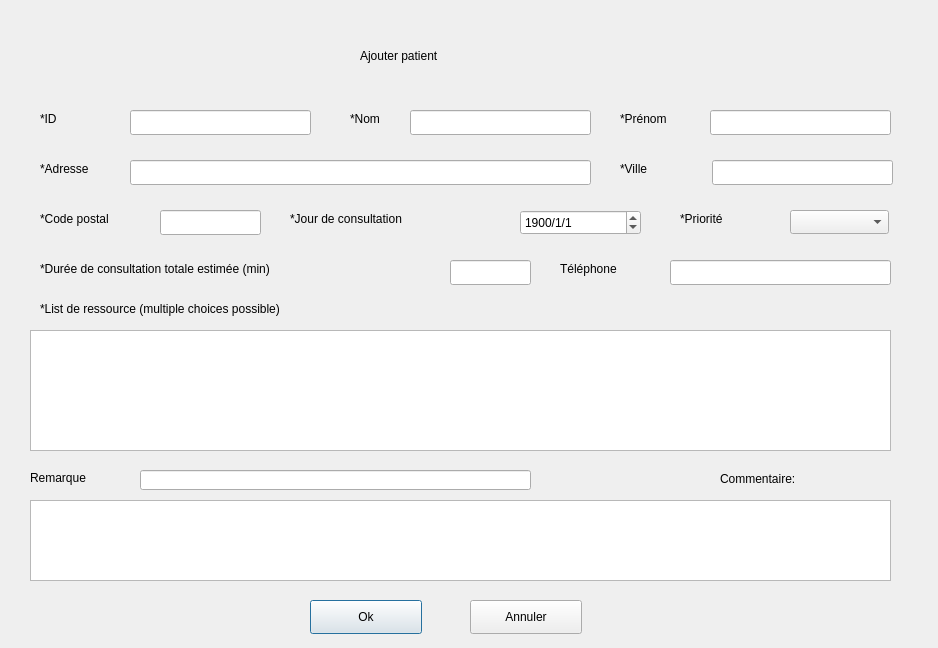
<?xml version="1.0" encoding="UTF-8"?>
<ui version="4.0">
 <class>AddPatientWindow</class>
 <widget class="QDialog" name="AddPatientWindow">
  <property name="geometry">
   <rect>
    <x>0</x>
    <y>0</y>
    <width>938</width>
    <height>648</height>
   </rect>
  </property>
  <property name="windowTitle">
   <string>Ajouter Patient</string>
  </property>
  <widget class="QTextEdit" name="commentaireEdit">
   <property name="geometry">
    <rect>
     <x>30</x>
     <y>500</y>
     <width>861</width>
     <height>81</height>
    </rect>
   </property>
  </widget>
  <widget class="QLineEdit" name="adresseEdit">
   <property name="geometry">
    <rect>
     <x>130</x>
     <y>160</y>
     <width>461</width>
     <height>25</height>
    </rect>
   </property>
  </widget>
  <widget class="QLineEdit" name="telephoneEdit">
   <property name="geometry">
    <rect>
     <x>670</x>
     <y>260</y>
     <width>221</width>
     <height>25</height>
    </rect>
   </property>
  </widget>
  <widget class="QLabel" name="label_11">
   <property name="geometry">
    <rect>
     <x>40</x>
     <y>300</y>
     <width>421</width>
     <height>18</height>
    </rect>
   </property>
   <property name="text">
    <string>*List de ressource (multiple choices possible)</string>
   </property>
  </widget>
  <widget class="QLabel" name="label_12">
   <property name="geometry">
    <rect>
     <x>720</x>
     <y>470</y>
     <width>121</width>
     <height>18</height>
    </rect>
   </property>
   <property name="text">
    <string>Commentaire:</string>
   </property>
  </widget>
  <widget class="QLabel" name="label_2">
   <property name="geometry">
    <rect>
     <x>350</x>
     <y>110</y>
     <width>81</width>
     <height>18</height>
    </rect>
   </property>
   <property name="text">
    <string>*Nom</string>
   </property>
  </widget>
  <widget class="QLineEdit" name="codepostalEdit">
   <property name="geometry">
    <rect>
     <x>160</x>
     <y>210</y>
     <width>101</width>
     <height>25</height>
    </rect>
   </property>
  </widget>
  <widget class="QLabel" name="label_5">
   <property name="geometry">
    <rect>
     <x>620</x>
     <y>160</y>
     <width>81</width>
     <height>18</height>
    </rect>
   </property>
   <property name="text">
    <string>*Ville</string>
   </property>
  </widget>
  <widget class="QLabel" name="label_3">
   <property name="geometry">
    <rect>
     <x>620</x>
     <y>110</y>
     <width>81</width>
     <height>18</height>
    </rect>
   </property>
   <property name="text">
    <string>*Prénom</string>
   </property>
  </widget>
  <widget class="QLabel" name="label_7">
   <property name="geometry">
    <rect>
     <x>290</x>
     <y>210</y>
     <width>191</width>
     <height>18</height>
    </rect>
   </property>
   <property name="text">
    <string>*Jour de consultation</string>
   </property>
  </widget>
  <widget class="QLabel" name="label_6">
   <property name="geometry">
    <rect>
     <x>40</x>
     <y>210</y>
     <width>111</width>
     <height>18</height>
    </rect>
   </property>
   <property name="text">
    <string>*Code postal</string>
   </property>
  </widget>
  <widget class="QLabel" name="label_8">
   <property name="geometry">
    <rect>
     <x>40</x>
     <y>260</y>
     <width>401</width>
     <height>18</height>
    </rect>
   </property>
   <property name="text">
    <string>*Durée de consultation totale estimée (min)</string>
   </property>
  </widget>
  <widget class="QLineEdit" name="nomEdit">
   <property name="geometry">
    <rect>
     <x>410</x>
     <y>110</y>
     <width>181</width>
     <height>25</height>
    </rect>
   </property>
  </widget>
  <widget class="QLabel" name="addPatientLabel">
   <property name="geometry">
    <rect>
     <x>360</x>
     <y>20</y>
     <width>341</width>
     <height>71</height>
    </rect>
   </property>
   <property name="text">
    <string>Ajouter patient</string>
   </property>
  </widget>
  <widget class="QLabel" name="label_10">
   <property name="geometry">
    <rect>
     <x>560</x>
     <y>260</y>
     <width>91</width>
     <height>18</height>
    </rect>
   </property>
   <property name="text">
    <string>Téléphone</string>
   </property>
  </widget>
  <widget class="QLineEdit" name="dureeEdit">
   <property name="geometry">
    <rect>
     <x>450</x>
     <y>260</y>
     <width>81</width>
     <height>25</height>
    </rect>
   </property>
  </widget>
  <widget class="QLabel" name="label_9">
   <property name="geometry">
    <rect>
     <x>680</x>
     <y>210</y>
     <width>81</width>
     <height>18</height>
    </rect>
   </property>
   <property name="text">
    <string>*Priorité</string>
   </property>
  </widget>
  <widget class="QLabel" name="label_4">
   <property name="geometry">
    <rect>
     <x>40</x>
     <y>160</y>
     <width>81</width>
     <height>18</height>
    </rect>
   </property>
   <property name="text">
    <string>*Adresse</string>
   </property>
  </widget>
  <widget class="QLineEdit" name="prenomEdit">
   <property name="geometry">
    <rect>
     <x>710</x>
     <y>110</y>
     <width>181</width>
     <height>25</height>
    </rect>
   </property>
  </widget>
  <widget class="QLineEdit" name="villeEdit">
   <property name="geometry">
    <rect>
     <x>712</x>
     <y>160</y>
     <width>181</width>
     <height>25</height>
    </rect>
   </property>
  </widget>
  <widget class="QLabel" name="label">
   <property name="geometry">
    <rect>
     <x>40</x>
     <y>110</y>
     <width>81</width>
     <height>18</height>
    </rect>
   </property>
   <property name="text">
    <string>*ID</string>
   </property>
  </widget>
  <widget class="QLineEdit" name="IdEdit">
   <property name="geometry">
    <rect>
     <x>130</x>
     <y>110</y>
     <width>181</width>
     <height>25</height>
    </rect>
   </property>
  </widget>
  <widget class="QListView" name="personnelListView">
   <property name="geometry">
    <rect>
     <x>30</x>
     <y>330</y>
     <width>861</width>
     <height>121</height>
    </rect>
   </property>
   <property name="selectionMode">
    <enum>QAbstractItemView::MultiSelection</enum>
   </property>
  </widget>
  <widget class="QComboBox" name="priorityComboBox">
   <property name="geometry">
    <rect>
     <x>790</x>
     <y>210</y>
     <width>99</width>
     <height>24</height>
    </rect>
   </property>
  </widget>
  <widget class="QDateEdit" name="dateEdit">
   <property name="geometry">
    <rect>
     <x>520</x>
     <y>210</y>
     <width>121</width>
     <height>25</height>
    </rect>
   </property>
   <property name="dateTime">
    <datetime>
     <hour>0</hour>
     <minute>0</minute>
     <second>0</second>
     <year>1900</year>
     <month>1</month>
     <day>1</day>
    </datetime>
   </property>
   <property name="displayFormat">
    <string notr="true">yyyy/M/d</string>
   </property>
  </widget>
  <widget class="QPushButton" name="okButton">
   <property name="geometry">
    <rect>
     <x>310</x>
     <y>600</y>
     <width>112</width>
     <height>34</height>
    </rect>
   </property>
   <property name="text">
    <string>Ok</string>
   </property>
  </widget>
  <widget class="QPushButton" name="cancelButton">
   <property name="geometry">
    <rect>
     <x>470</x>
     <y>600</y>
     <width>112</width>
     <height>34</height>
    </rect>
   </property>
   <property name="text">
    <string>Annuler</string>
   </property>
  </widget>
  <widget class="QLabel" name="label_13">
   <property name="geometry">
    <rect>
     <x>30</x>
     <y>470</y>
     <width>101</width>
     <height>16</height>
    </rect>
   </property>
   <property name="text">
    <string>Remarque</string>
   </property>
  </widget>
  <widget class="QLineEdit" name="remarqueLineEdit">
   <property name="geometry">
    <rect>
     <x>140</x>
     <y>470</y>
     <width>391</width>
     <height>20</height>
    </rect>
   </property>
  </widget>
 </widget>
 <resources/>
 <connections/>
</ui>
